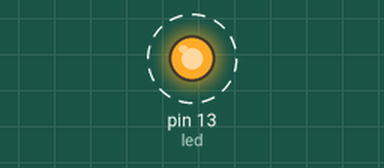
This sketch was run on a simulated Arduino Uno, built with avr-gcc and run on an emulated ATmega328P. Shown: output pins drawn as LEDs (lit = HIGH). Dashed ring = blinking.

Above: at 0.5 s.
Timing chart, 0 to 5.1 s (numbered marks = the images above):
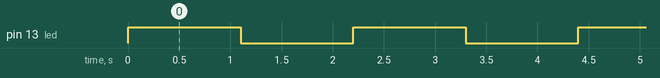

The sketch:

main.ino
```cpp
int led = 13; // indicate that the LED is connected to output 13
void setup(){ // initialize the built-in LED and connected
  pinMode(LED_BUILTIN,OUTPUT);
  pinMode(led,OUTPUT);
}
void loop(){
  digitalWrite(led,HIGH); // ON 13 led
  delay(100);
  digitalWrite(LED_BUILTIN,HIGH); // ON built-in led
  delay(1000);
  digitalWrite(led,LOW); // OFF 13 led
  delay(100);
  digitalWrite(LED_BUILTIN,LOW); // OFF built-in led
  delay(1000);
  // both LEDs flash simultaneously
}
```

Measured:
- by itself, pin 13 (led): alternates HIGH for 1.1 s and LOW for 1.1 s
